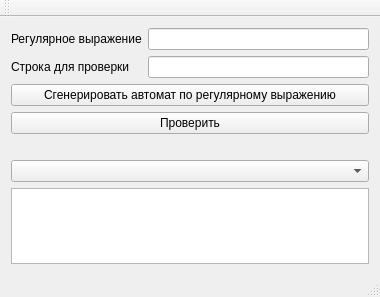
<?xml version="1.0" encoding="UTF-8"?>
<ui version="4.0">
 <class>MainWindow</class>
 <widget class="QMainWindow" name="MainWindow">
  <property name="geometry">
   <rect>
    <x>0</x>
    <y>0</y>
    <width>380</width>
    <height>297</height>
   </rect>
  </property>
  <property name="windowTitle">
   <string>Регулярные выражения</string>
  </property>
  <widget class="QWidget" name="centralWidget">
   <layout class="QVBoxLayout" name="verticalLayout">
    <item>
     <layout class="QFormLayout" name="formLayout">
      <item row="0" column="0">
       <widget class="QLabel" name="reg_exp_label">
        <property name="text">
         <string>Регулярное выражение</string>
        </property>
       </widget>
      </item>
      <item row="0" column="1">
       <widget class="QLineEdit" name="regExpEdit"/>
      </item>
      <item row="1" column="0">
       <widget class="QLabel" name="own_string_label">
        <property name="text">
         <string>Строка для проверки</string>
        </property>
       </widget>
      </item>
      <item row="1" column="1">
       <widget class="QLineEdit" name="ownStringEdit"/>
      </item>
     </layout>
    </item>
    <item>
     <widget class="QPushButton" name="genButton">
      <property name="text">
       <string>Сгенерировать автомат по регулярному выражению</string>
      </property>
     </widget>
    </item>
    <item>
     <widget class="QPushButton" name="checkButton">
      <property name="text">
       <string>Проверить</string>
      </property>
     </widget>
    </item>
    <item>
     <widget class="QLabel" name="result_label">
      <property name="text">
       <string/>
      </property>
     </widget>
    </item>
    <item>
     <widget class="QComboBox" name="comboBox"/>
    </item>
    <item>
     <widget class="QTableWidget" name="tableWidget"/>
    </item>
   </layout>
  </widget>
  <widget class="QMenuBar" name="menuBar">
   <property name="geometry">
    <rect>
     <x>0</x>
     <y>0</y>
     <width>380</width>
     <height>21</height>
    </rect>
   </property>
  </widget>
  <widget class="QToolBar" name="mainToolBar">
   <attribute name="toolBarArea">
    <enum>TopToolBarArea</enum>
   </attribute>
   <attribute name="toolBarBreak">
    <bool>false</bool>
   </attribute>
  </widget>
  <widget class="QStatusBar" name="statusBar"/>
 </widget>
 <layoutdefault spacing="6" margin="11"/>
 <resources/>
 <connections/>
</ui>
